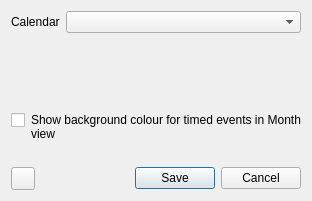
<?xml version="1.0" encoding="UTF-8"?>
<ui version="4.0">
 <class>EventColours</class>
 <widget class="QWidget" name="EventColours">
  <property name="windowTitle">
   <string>Event colours</string>
  </property>
  <layout class="QVBoxLayout" name="layout" stretch="0,1,0,0,0">
   <item>
    <layout class="QFormLayout" name="fields">
     <item row="0" column="0">
      <widget class="QLabel" name="calendarLabel">
       <property name="text">
        <string>Calendar</string>
       </property>
       <property name="buddy">
        <cstring>calendar</cstring>
       </property>
      </widget>
     </item>
     <item row="0" column="1">
      <widget class="QComboBox" name="calendar" />
     </item>
    </layout>
   </item>
   <item>
    <widget class="QScrollArea" name="scroll">
     <property name="widgetResizable">
      <bool>true</bool>
     </property>
     <property name="frameShape">
      <enum>QFrame::NoFrame</enum>
     </property>
     <widget class="QWidget" name="rows" />
    </widget>
   </item>
   <item>
    <layout class="QHBoxLayout" name="timedRow" stretch="0,1">
     <item alignment="Qt::AlignTop">
      <widget class="QCheckBox" name="timedBackground" />
     </item>
     <item>
      <widget class="QLabel" name="timedBackgroundText">
       <property name="text">
        <string>Show background colour for timed events in Month view</string>
       </property>
       <property name="wordWrap">
        <bool>true</bool>
       </property>
       <property name="buddy">
        <cstring>timedBackground</cstring>
       </property>
      </widget>
     </item>
    </layout>
   </item>
   <item>
    <widget class="QLabel" name="result">
     <property name="wordWrap">
      <bool>true</bool>
     </property>
    </widget>
   </item>
   <item>
    <layout class="QHBoxLayout" name="bottom" stretch="0,0,1,0">
     <item>
      <widget class="QToolButton" name="add">
       <property name="toolTip">
        <string>Add a colour</string>
       </property>
      </widget>
     </item>
     <item>
      <widget class="QWidget" name="addInfo" />
     </item>
     <item>
      <spacer name="bottomMiddle">
       <property name="orientation">
        <enum>Qt::Horizontal</enum>
       </property>
       <property name="sizeType">
        <enum>QSizePolicy::Expanding</enum>
       </property>
       <property name="sizeHint" stdset="0">
        <size>
         <width>0</width>
         <height>0</height>
        </size>
       </property>
      </spacer>
     </item>
     <item>
      <widget class="QDialogButtonBox" name="buttons">
       <property name="standardButtons">
        <set>QDialogButtonBox::Save|QDialogButtonBox::Cancel</set>
       </property>
      </widget>
     </item>
    </layout>
   </item>
  </layout>
 </widget>
 <resources />
 <connections />
</ui>
